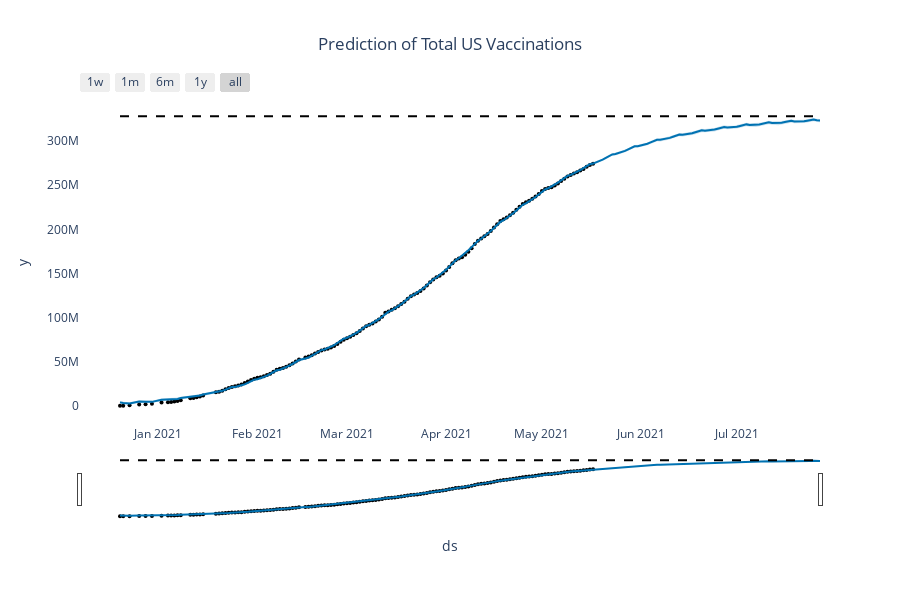

Here is the notebook cell this chart was saved with:
### Code cell
total_vacc_pred_fig = plot_plotly(m, forecast_total_vacc)
total_vacc_pred_fig.update_layout({'plot_bgcolor': 'rgba(0, 0, 0, 0)','paper_bgcolor': 'rgba(0, 0, 0, 0)',})
total_vacc_pred_fig.update_layout(title_text='Prediction of Total US Vaccinations', title_x=0.5)
total_vacc_pred_fig.show()

### Figure 1 — Plotly figure (JSON) as saved in the notebook; plotly's stock layout.template omitted (floating-point values rounded to 4 significant figures; data arrays with more than 128 entries replaced by an {"elided": "..."} marker saying what was removed)
{"data": [{"marker": {"color": "black", "size": 4}, "mode": "markers", "name": "Actual", "type": "scatter", "x": {"elided": "135 str values"}, "y": {"elided": "135 int values"}}, {"hoverinfo": "skip", "line": {"width": 0}, "mode": "lines", "type": "scatter", "x": {"elided": "206 str values"}, "y": {"elided": "206 float values"}}, {"fill": "tonexty", "fillcolor": "rgba(0, 114, 178, 0.2)", "line": {"color": "#0072B2", "width": 2}, "mode": "lines", "name": "Predicted", "type": "scatter", "x": {"elided": "206 str values"}, "y": {"elided": "206 float values"}}, {"fill": "tonexty", "fillcolor": "rgba(0, 114, 178, 0.2)", "hoverinfo": "skip", "line": {"width": 0}, "mode": "lines", "type": "scatter", "x": {"elided": "206 str values"}, "y": {"elided": "206 float values"}}, {"line": {"color": "black", "dash": "dash", "width": 2}, "mode": "lines", "name": "Cap", "type": "scatter", "x": {"elided": "206 str values"}, "y": {"elided": "206 int values"}}], "layout": {"height": 600, "paper_bgcolor": "rgba(0, 0, 0, 0)", "plot_bgcolor": "rgba(0, 0, 0, 0)", "showlegend": false, "title": {"text": "Prediction of Total US Vaccinations", "x": 0.5}, "width": 900, "xaxis": {"rangeselector": {"buttons": [{"count": 7, "label": "1w", "step": "day", "stepmode": "backward"}, {"count": 1, "label": "1m", "step": "month", "stepmode": "backward"}, {"count": 6, "label": "6m", "step": "month", "stepmode": "backward"}, {"count": 1, "label": "1y", "step": "year", "stepmode": "backward"}, {"step": "all"}]}, "rangeslider": {"visible": true}, "title": {"text": "ds"}, "type": "date"}, "yaxis": {"title": {"text": "y"}}}}
